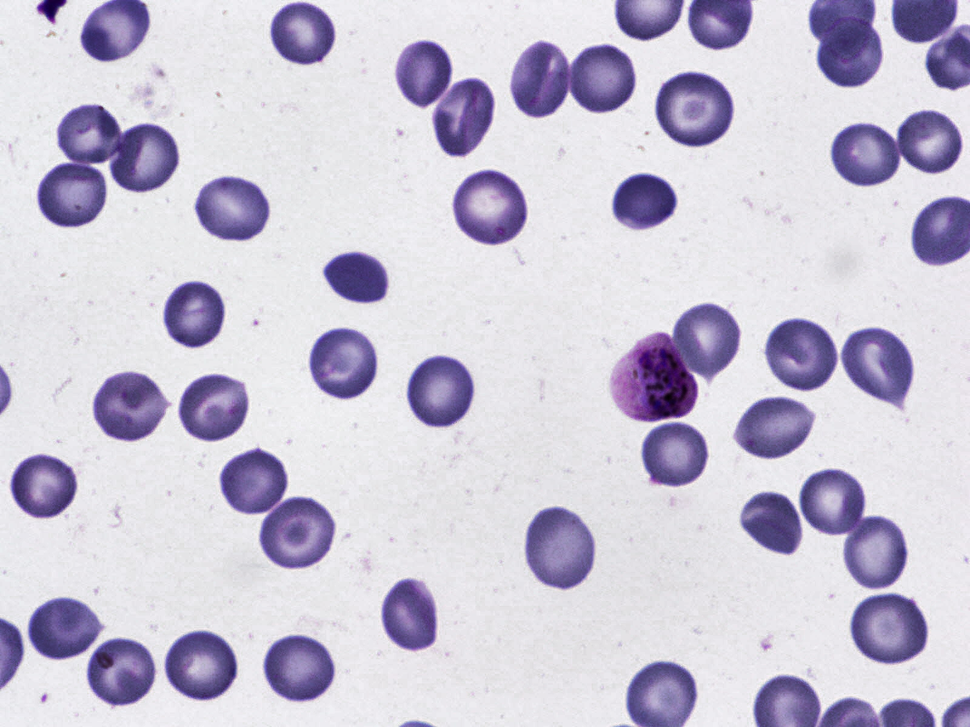
%> input picture Images/6e7ed596-1b76-4998-8147-a846d53d91c5.png, 970 x 727 px, shrunk from 1600 x 1200 before the run; its folder holds only this picture in this run
$ octave FinalProject_IPP.m   (GNU Octave 9; MATLAB toolbox functions it lacks are replaced by stand-ins)
%> lines starting %> are read from the running program, lines starting %| are printed output that depends on the picture; in (x1, y1, x2, y2) boxes, pixels count from 0 and x2, y2 are one past the last pixel; in counts of white or black regions, pixels touching at a corner belong together; the program's own positions count from 1
%% Image Pre-Processing
clear

% Get names of all images in folder
imdir = [pwd,'\Images'];
imlist = dir(imdir);
imlist = imlist(~ismember({imlist.name},{'.','..'}));

outfile = 'CellStats.xlsx';
outpath = [pwd,'\Outputs\'];

for im_idx = 1:length(imlist)
    % Read Image
    imname = imlist(im_idx).name;
    im = imread([imdir,'\',imname]);
%> im is the input picture: size 727x970x3 uint8; mean R, G, B 200.8, 195.8, 213.4

    % Convert Image to Grayscale, Reduce Dimensionality
    im_g = rgb2gray(im);
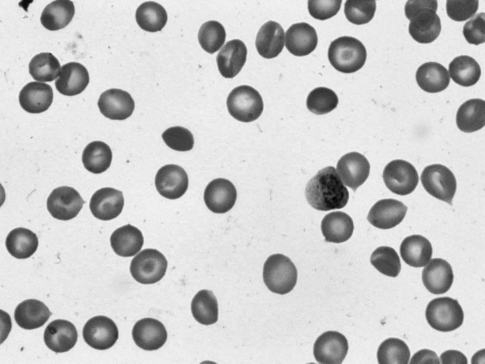
%> im_g: size 727x970 uint8 (shown at 1/2 size); min 1, max 249, mean 199.3

    % Enhance Contrast to Assist Binarization
    im_adj = imadjust(im_g);
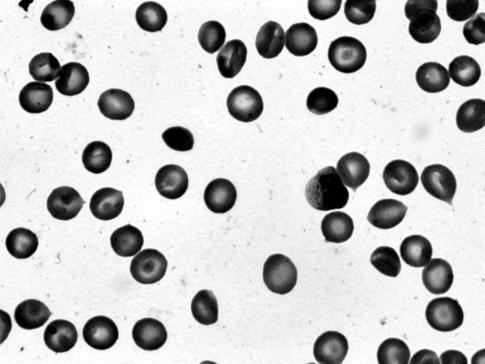
%> im_adj: size 727x970 uint8 (shown at 1/2 size); min 0, max 255, mean 197.4

    % Binarize Image
    bw = imbinarize(im_adj);
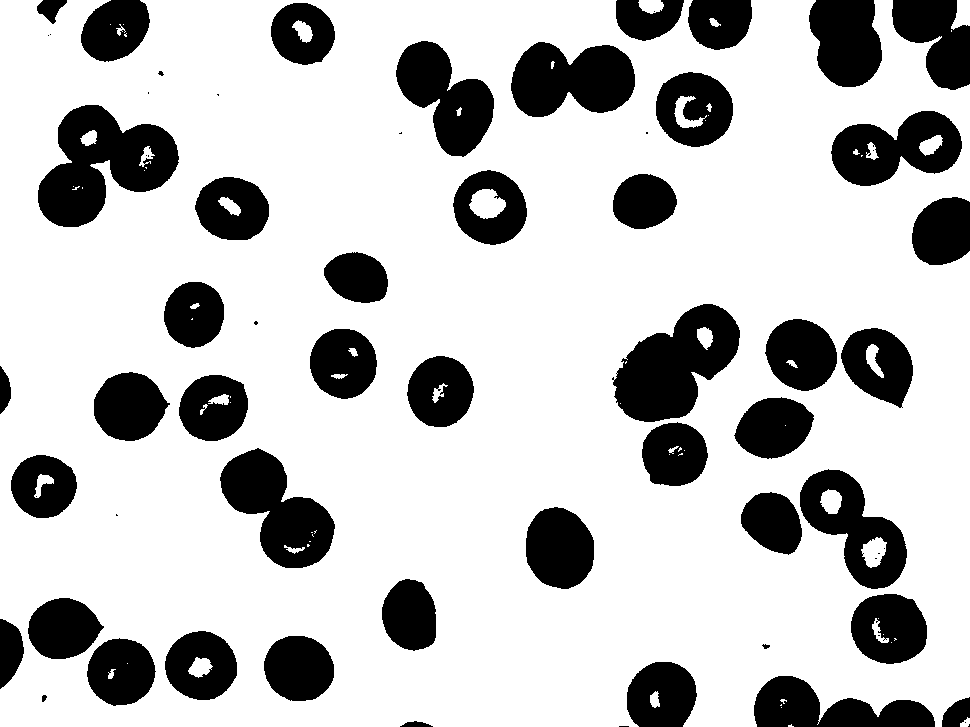
%> bw: size 727x970 logical; 76.5% white; 67 black regions (21 under 20 px), largest, box (x1, y1, x2, y2) and area: (38, 105, 179, 227) 9723, (612, 304, 740, 422) 8830, (220, 448, 335, 568) 7358

    % Invert the Binarized Image to Highlight the Cells
    bw_c = imcomplement(bw);

    % Extract Edges
    bw_edges = edge(im_adj);
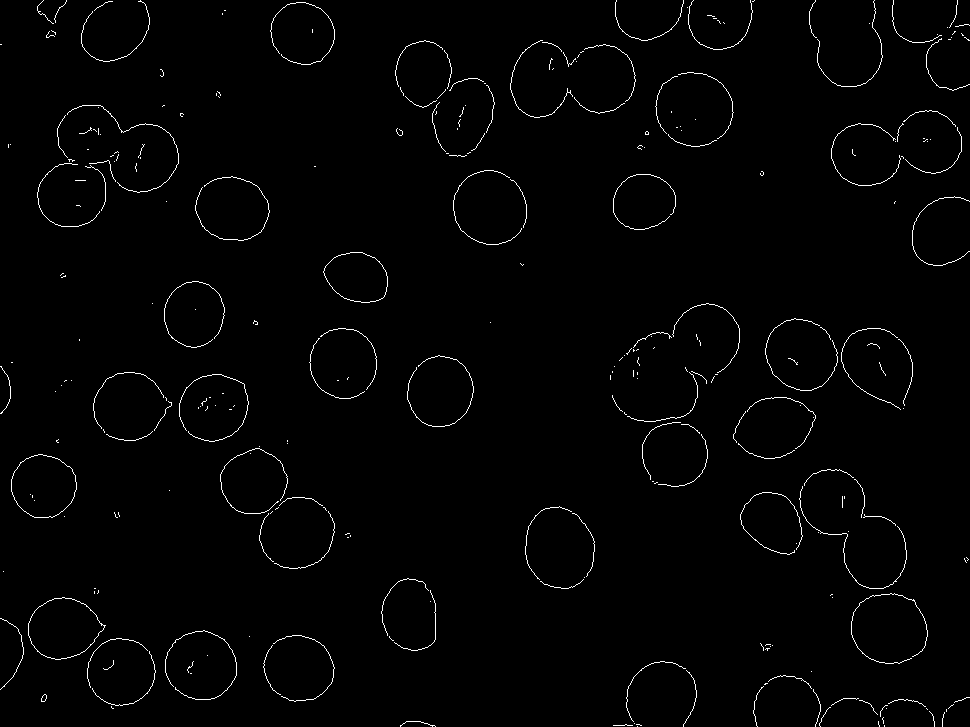
%> bw_edges: size 727x970 logical; 1.4% white in thin lines or dots

    %% Image Processing
    % Fill: Close Gaps in Cells
    bw_f = imfill(bw_c,'holes');
%> bw_f: size 727x970 logical; 24.4% white; 59 white regions (13 under 20 px), largest, box (x1, y1, x2, y2) and area: (38, 105, 179, 227) 10075, (612, 304, 740, 422) 9092, (220, 448, 335, 568) 7455

    % Open: Erosion folled by Dilation, Remove Small/Noise from Image
    SE_r = 20;
    SE_n = 8;
    SE = strel("disk",SE_r,SE_n);
    bw_o = imopen(bw_f,SE);
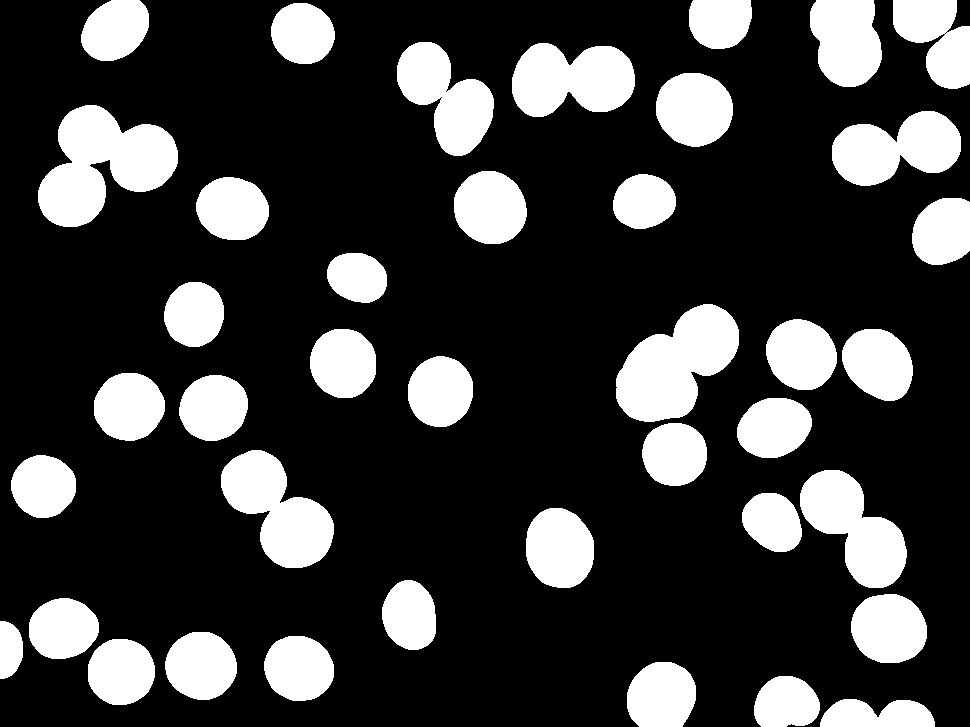
%> bw_o: size 727x970 logical; 23.6% white; 40 white regions, largest, box (x1, y1, x2, y2) and area: (38, 105, 178, 227) 10008, (616, 304, 739, 422) 8931, (221, 450, 334, 568) 7398

    % Area Open: Remove Any Component Smaller than 0.8*AverageArea
    area_array = table2array(struct2table(regionprops(bw_o,'Area')));
%> area_array = 40 values, max 10008 at index 4, min 1088 at index 1, mean 4152.7
    avg_area = mean(area_array);
%> avg_area = 4152.7
    bw_ao = bwareaopen(bw_o,floor(avg_area*0.8));

    % Subtract Area Open: Remove Any Component Larger Than 2*AverageArea
    bw_final =  bw_ao - bwareaopen(bw_o,floor(avg_area*2));
%> bw_final: size 727x970 double; values 0 (black) and 1 (white), 15.4% white; 24 white regions, largest, box (x1, y1, x2, y2) and area: (221, 450, 334, 568) 7398, (512, 43, 635, 117) 6877, (800, 470, 907, 588) 6850

    % Visualize Connected Components
    L = bwlabel(bw_final,8);
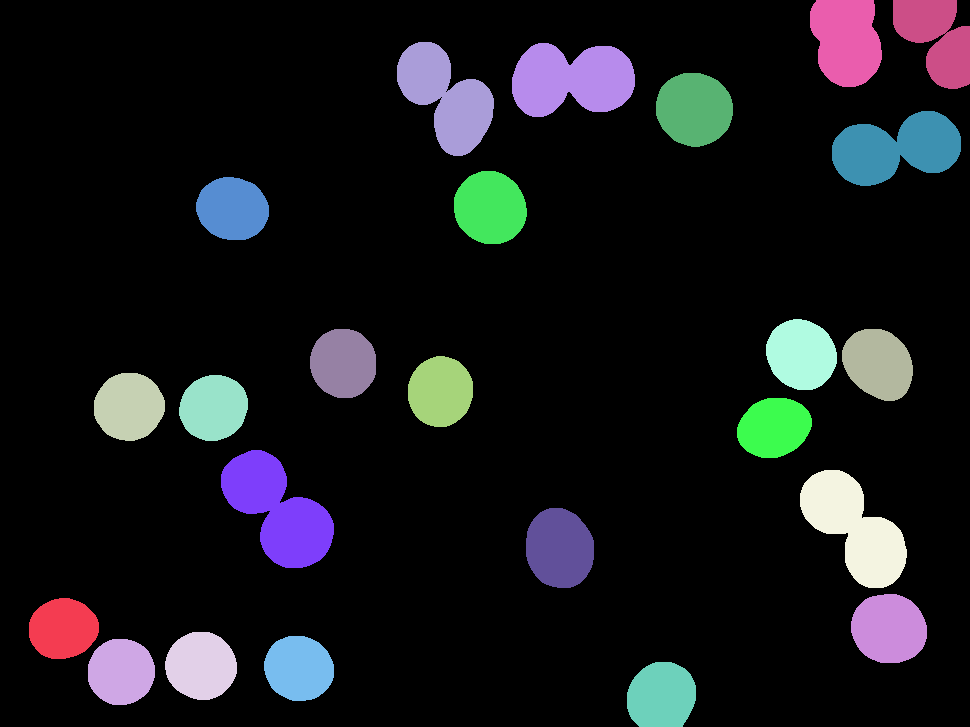
%> L: size 727x970 double; 25 distinct labels, from 0 to 24; one colour per label, 0 black

    % Display Results
    figure
    subplot(3,3,1)
    imshow(im)
    title('Original')

    subplot(3,3,2)
    imshow(im_g)
    title('Grayscale')

    subplot(3,3,3)
    imshow(im_adj)
    title('Contrast Enhanced')

    subplot(3,3,4)
    imshow(bw_c)
    title('Binarized')

    subplot(3,3,5)
    imshow(bw_f)
    title('Filled')

    subplot(3,3,6)
    imshow(bw_o)
    title('Morphologically Opened')

    subplot(3,3,7)
    imshow(bw_ao)
    title('Small Objects Cleared')

    subplot(3,3,8)
    imshow(bw_final)
    title('Large Objects Cleared')

    fig = gca;
    saveas(fig,[outpath,imname(1:end-4),'_IPP.jpg'])
    close

    %% Measurement
    % Find objects
    CC = bwconncomp(bw_final,8);
%> CC = 24 connected components

    % Best fit ellipses for all
    stats = regionprops(CC,"MajorAxisLength","MinorAxisLength");
%> stats = 24 regions; first 5, MajorAxisLength and MinorAxisLength: 70.56 60.47, 67.92 66.54, 70.96 67.84, 71.78 67.88, 70.25 64.75
    stats = struct2table(stats);
%> (the run ends here)

$ run again, on Images/e94a811d-3145-4313-ba42-2d5ed283179f.png
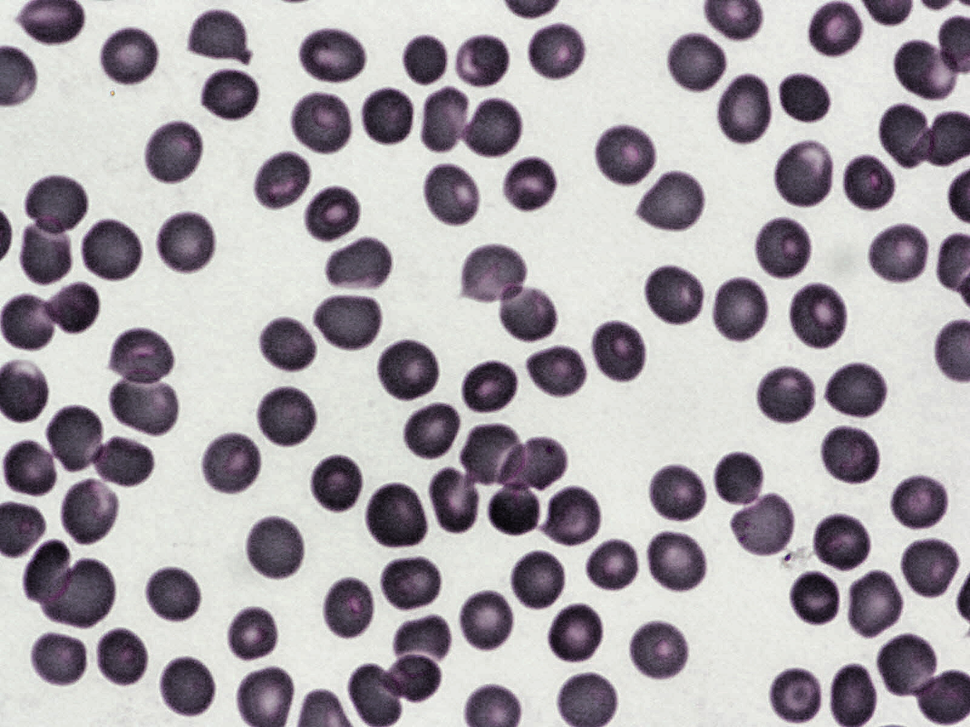
%> input picture Images/e94a811d-3145-4313-ba42-2d5ed283179f.png, 970 x 727 px, shrunk from 1600 x 1200 before the run
%> im is the input picture: size 727x970x3 uint8; mean R, G, B 168.9, 164.1, 168.6
%> `bw = imbinarize(im_adj);`:
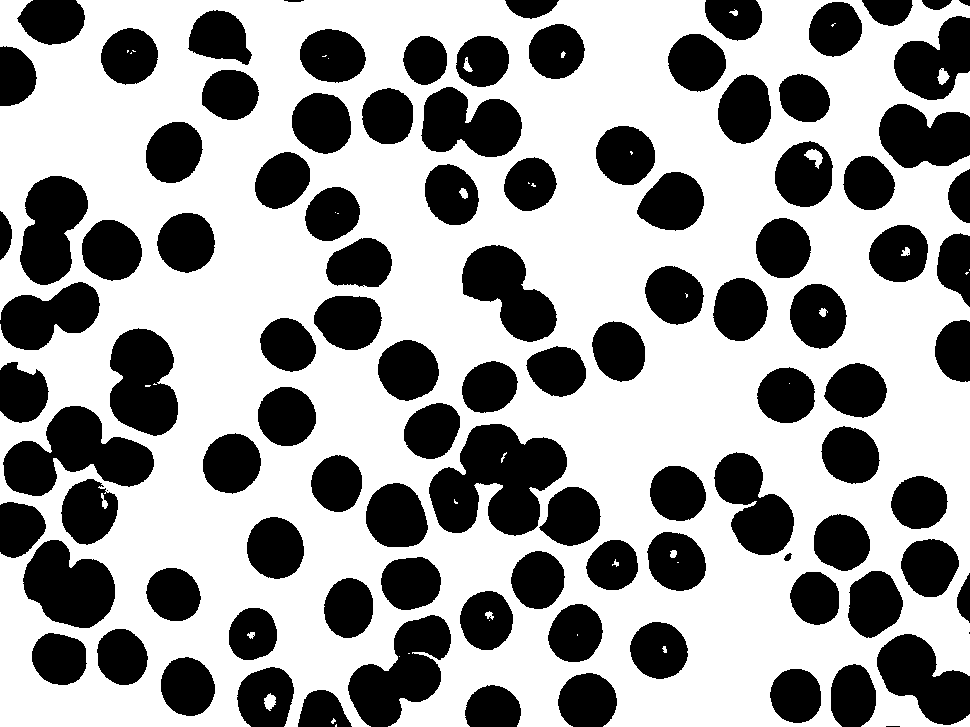
%> bw: size 727x970 logical; 62.3% white; 106 black regions (5 under 20 px), largest, box (x1, y1, x2, y2) and area: (429, 424, 567, 536) 9663, (3, 406, 154, 496) 7329, (348, 615, 451, 727) 6286
%> bw_edges: size 727x970 logical; 2.6% white in thin lines or dots
%> bw_f: size 727x970 logical; 37.9% white; 104 white regions (3 under 20 px), largest, box (x1, y1, x2, y2) and area: (429, 424, 567, 536) 9697, (3, 406, 154, 496) 7329, (348, 615, 451, 727) 6289
%> bw_o: size 727x970 logical; 36.2% white; 97 white regions, largest, box (x1, y1, x2, y2) and area: (461, 424, 567, 535) 7089, (110, 329, 178, 435) 5532, (24, 548, 115, 628) 5203
%> area_array = 97 values, max 7089 at index 49, min 824 at index 97, mean 2630.4
%> avg_area = 2630.4
%> bw_final: size 727x970 double; values 0 (black) and 1 (white), 30.5% white; 79 white regions, largest, box (x1, y1, x2, y2) and area: (24, 548, 115, 628) 5203, (462, 246, 556, 341) 5032, (21, 176, 87, 284) 5008
%> `L = bwlabel(bw_final,8);`:
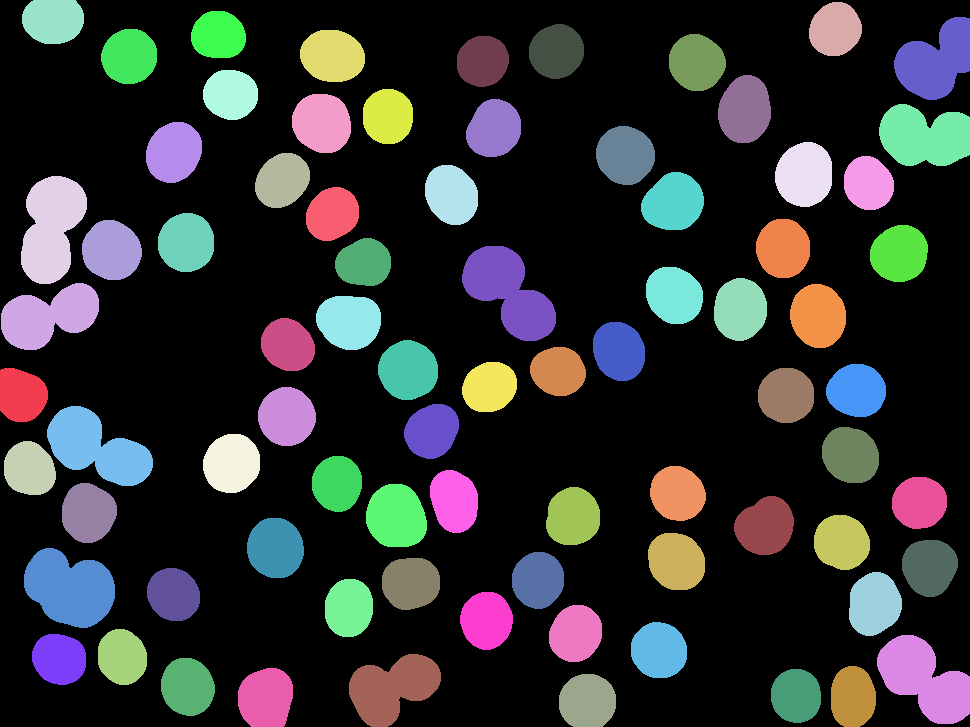
%> L: size 727x970 double; 80 distinct labels, from 0 to 79; one colour per label, 0 black
%> CC = 79 connected components
%> stats = 79 regions; first 5, MajorAxisLength and MinorAxisLength: 56.23 48.86, 112.6 52.8, 56.67 50.05, 119.4 57.14, 63.95 46.33

$ run again, on Images/ed0d8763-e734-4506-b61b-53fc32a8d8c9.png
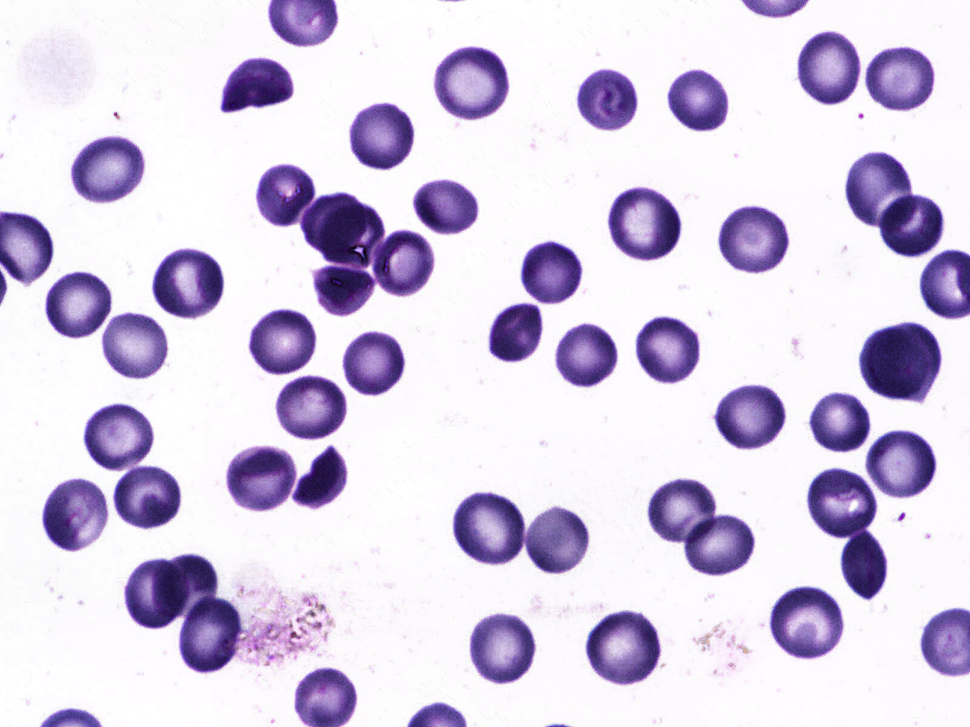
%> input picture Images/ed0d8763-e734-4506-b61b-53fc32a8d8c9.png, 970 x 727 px, shrunk from 1600 x 1200 before the run
%> im is the input picture: size 727x970x3 uint8; mean R, G, B 214.8, 206.2, 227.2
%> `bw = imbinarize(im_adj);`:
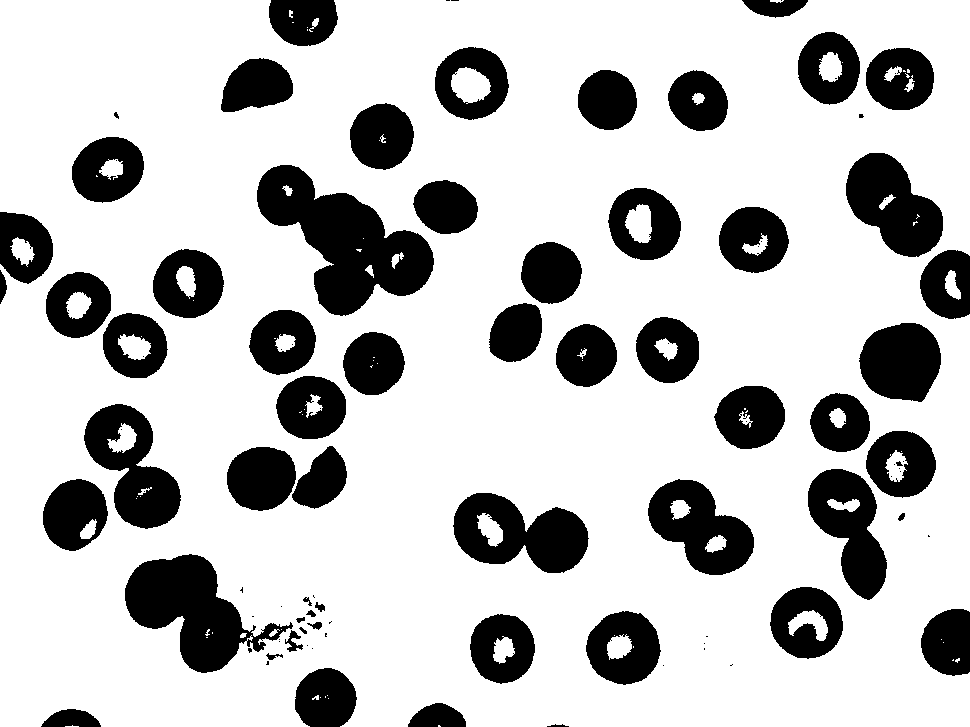
%> bw: size 727x970 logical; 76.5% white; 102 black regions (43 under 20 px), largest, box (x1, y1, x2, y2) and area: (257, 165, 434, 316) 12723, (125, 554, 293, 673) 9179, (453, 493, 589, 573) 6715
%> bw_edges: size 727x970 logical; 1.5% white in thin lines or dots
%> bw_f: size 727x970 logical; 25.1% white; 80 white regions (22 under 20 px), largest, box (x1, y1, x2, y2) and area: (257, 165, 434, 316) 12956, (125, 554, 293, 673) 9283, (453, 493, 589, 573) 7245
%> bw_o: size 727x970 logical; 23.9% white; 43 white regions, largest, box (x1, y1, x2, y2) and area: (257, 165, 433, 315) 12770, (125, 555, 242, 672) 8599, (454, 493, 588, 573) 7181
%> area_array = 43 values, max 12770 at index 13, min 2349 at index 23, mean 3927.3
%> avg_area = 3927.3
%> bw_final: size 727x970 double; values 0 (black) and 1 (white), 15.5% white; 27 white regions, largest, box (x1, y1, x2, y2) and area: (454, 493, 588, 573) 7181, (846, 153, 943, 256) 6311, (649, 480, 754, 575) 6219
%> `L = bwlabel(bw_final,8);`:
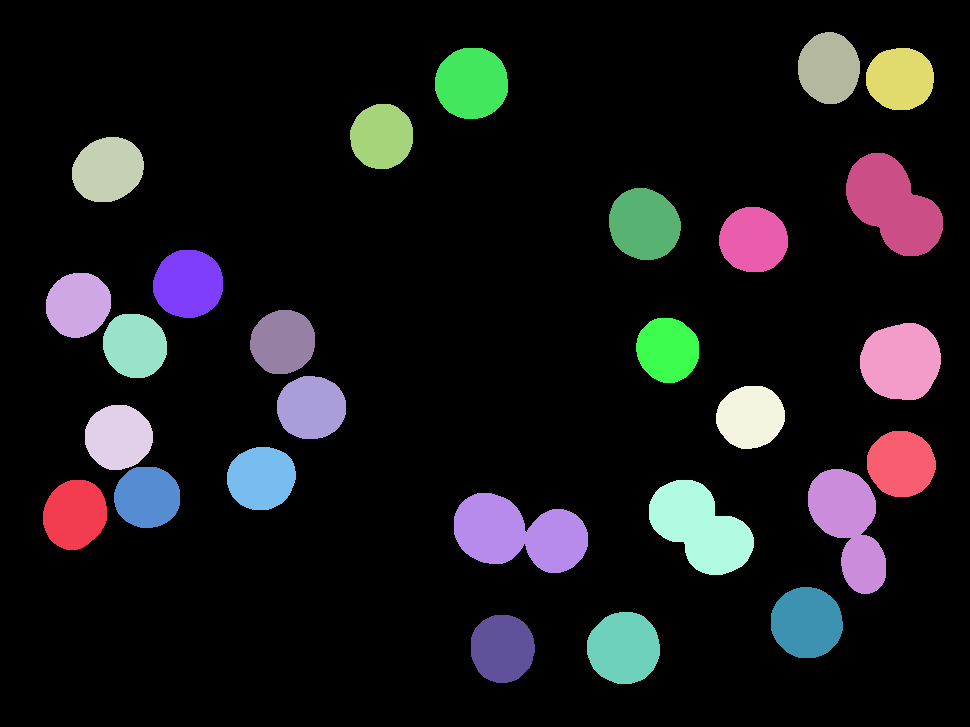
%> L: size 727x970 double; 28 distinct labels, from 0 to 27; one colour per label, 0 black
%> CC = 27 connected components
%> stats = 27 regions; first 5, MajorAxisLength and MinorAxisLength: 71.76 62.44, 67.56 62.59, 74.39 62.72, 68.21 64.94, 67.18 62.34
